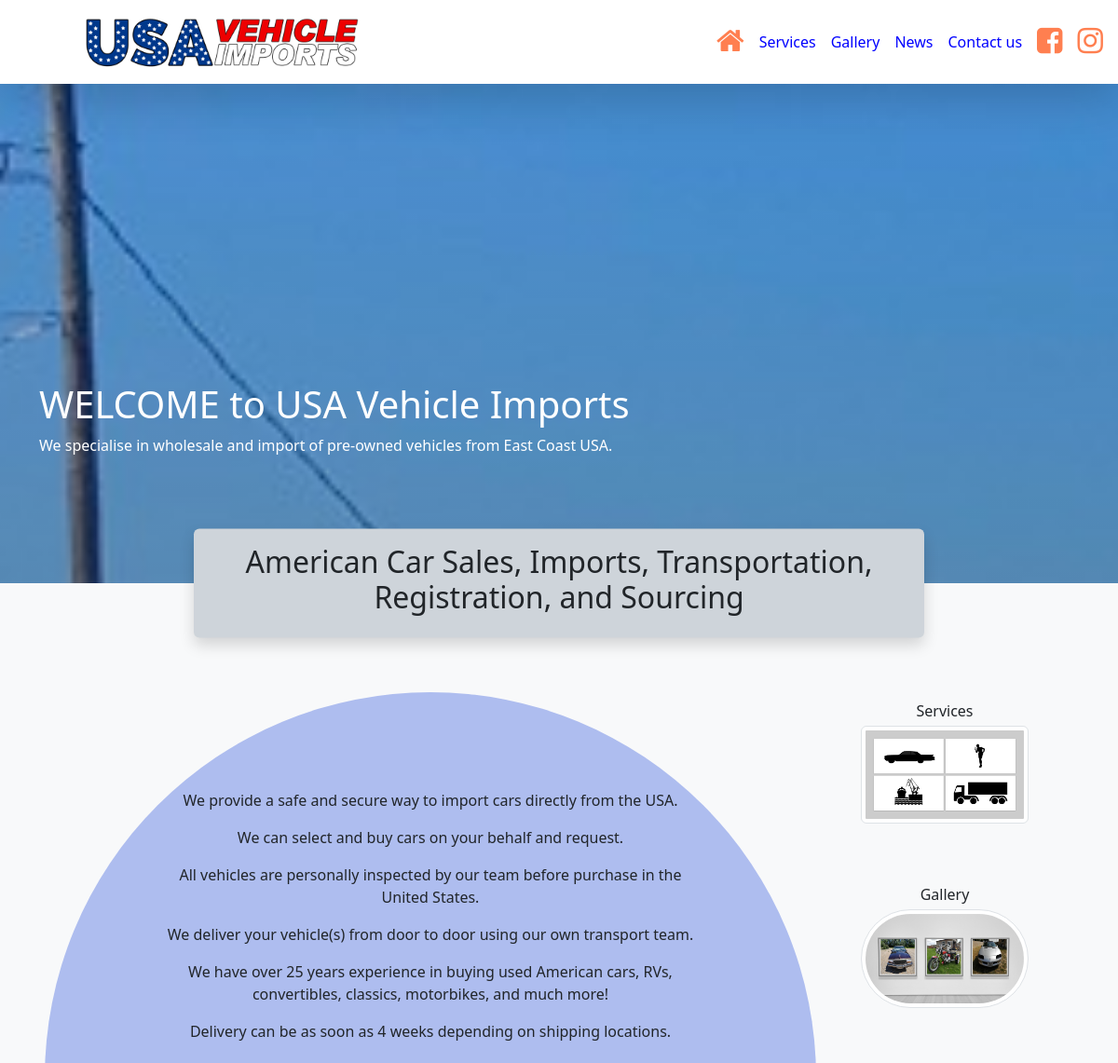
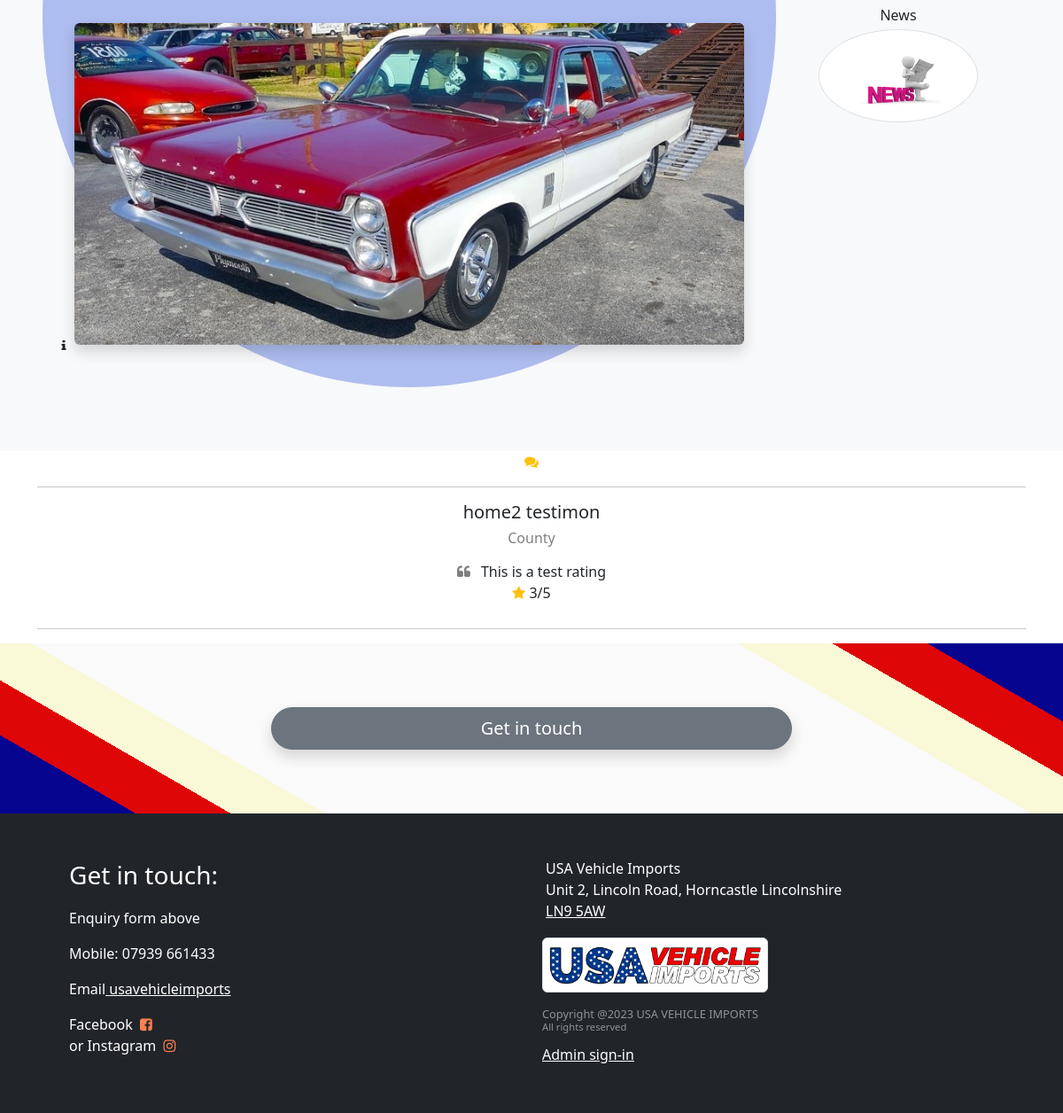
The page / on the database its author committed (2 pictures, top to bottom).
### frontapp/models.py (models this page shows, shortened)
class BusinessDetails(models.Model):
    business_name = models.CharField(max_length=100, blank=True)
    address_1stline = models.CharField(max_length=100, blank=True)
    address_2ndline = models.CharField(max_length=100, blank=True)
    address_town = models.CharField(max_length=100, blank=True)
    address_county = models.CharField(max_length=100, blank=True)
    address_postcode = models.CharField(max_length=20, blank=True)
    contact_phone = models.CharField(max_length=20, blank=True)
    contact_mobile = models.CharField(max_length=20, blank=True)
    contact_email = models.EmailField(max_length=100, blank=True)
    contact_name = models.CharField(max_length=100, blank=True)
    facebook = models.URLField(max_length=200, blank=True)
    instagram = models.URLField(max_length=200, blank=True)
    twitter = models.URLField(max_length=200, blank=True)
    linkedIn = models.URLField(max_length=200, blank=True)
    google_map_link = models.CharField(max_length=300,blank=True)
    business_logo =  models.ImageField(upload_to='images/other/', null=True)
    def  image_tag(self):
        return mark_safe('<img src="/../../media/%s" width="150" height="50" />' % (self.business_logo))
    image_tag.allow_tags = True
    class  Meta:
        verbose_name_plural  =  "Business Details"

class NavHTMLPage(models.Model):
    TITLE_CHOICES = [('Home','Home'),('Page2','Page2'),('Page3','Page3'),('Page4','Page4'),('Page5','Page5')]
    page = models.CharField(
        max_length=100,choices=TITLE_CHOICES,blank=True)
    title = models.CharField(
        max_length=100,blank=True)
    slug = models.SlugField(blank=True)
    fontAwesomeIcon = models.CharField(
        max_length=50,blank=True)
    description = models.CharField(
        max_length=100,blank=True)
    imageIcon = models.ImageField(
        upload_to='images/editableContent/', height_field=0, width_field=0,blank=True)
    class  Meta:
        verbose_name_plural  =  "NavHTMLPage"

class EditableStaticContent(models.Model):
    TITLE_CHOICES = [('HomeHero','HomeHero'),('Home','Home'),('Importing','Importing'),('Sourcing','Sourcing'),('Transportation','Transportation'),('GalleryHero','GalleryHero'),('GalleryBreaker','GalleryBreaker'),('GalleryExamplePics','GalleryExamplePics'),('NewsHero','NewsHero'),('',''),('','')]
    title = models.CharField(
        max_length=100,choices=TITLE_CHOICES,blank=True)
    slug = models.SlugField(blank=True)
    header = models.CharField(
        max_length=100,blank=True)
    subHeader = models.CharField(
        max_length=100,blank=True)
    badge = models.ImageField(upload_to='images/editableContent/', height_field=0,
        width_field=0,blank=True)
    shortDescription = models.CharField(
        max_length=200,blank=True)

class ESCParagraph(models.Model):
    paragraph = models.TextField(blank=True)
    editableStaticContentFk = models.ForeignKey(
        EditableStaticContent, related_name='escToPara_fk', on_delete=models.CASCADE, default=None)

class ESCImage(models.Model):
    images = models.ImageField(
        upload_to='images/editableContent/', height_field=0, width_field=0,blank=True)
    filename = models.CharField(
        max_length=100, null=True, blank=True, default='default.jpg')
    description = models.CharField(
        max_length=100,blank=True)
    editableStaticContentFk = models.ForeignKey(
        EditableStaticContent, related_name='escToImage_fk', on_delete=models.CASCADE, default=None)

class Testimonials(models.Model):
    name = models.CharField(max_length=50)
    address = models.CharField(max_length=50)
    quote = models.TextField()
    rate = models.PositiveIntegerField(
        default=0)
    class  Meta:
        verbose_name_plural  =  "Testimonials"

### frontapp/views.py (the view)
# urls.py: path('', views.HomeView.as_view(), name="Home"),
class HomeView(ListView):
    model = Testimonials
    context_object_name = "testimonial"
    template_name = "Home.html"
    def get_context_data(self, **kwargs):
        context = super(HomeView, self).get_context_data(**kwargs)
        try:
            context['testimonial'] = Testimonials.objects.all()[:3]
        except Testimonials.DoesNotExist:
            context['testimonial'] = None
        context['editableStaticContent'] = EditableStaticContent.objects.all()
        context['navHTMLPage'] = NavHTMLPage.objects.all()
        return context

### frontapp/custom_context_processors.py (called while the page is built, shortened)
def get_business_data(request):
    data = BusinessDetails.objects.all()
    navLink = NavHTMLPage.objects.all()
    context = {'data': data,'navLink':navLink}
    return context

def get_form_data(request):
    if request.method == "GET":
        form = ContactForm()
    else:
        form = ContactForm()
    context = {'form': form}
    return ( context)

### frontapp/templates/Home.html (shortened to what this page needs)
{% extends "Base.html" %}{% block content %} {% load static %}
{% for content in editableStaticContent %}
<header>
  {% if content.title == 'HomeHero' %}
  <div class="header-parallax fade-in">
    <div class="container">
      <div id="HomeHero" class="header-content">
        {% for para in content.escToPara_fk.all %}
        <h1>{{ content.header }}</h1>
        <p>{{ para.paragraph }}</p>
        {% endfor %}
      </div>
    </div>
  </div>
  {% endif %}
</header>
<section>
  {% if content.title == 'Home' %}
  <div class="container-fluid bg-light text-center">
    <div
      id="Home"
      class="col-md-8 p-3 bg-dark-subtle shadow position-relative top-0 start-50 translate-middle rounded-2"
    >
      <h2>{{ content.header }}</h2>
    </div>
    <div class="container-fluid px-lg-5">
      <div class="row row-cols-1 row-cols-sm-2 pb-lg-5">
        <div
          class="col-sm-9 pt-5 pb-5 px-4 mb-4 bg-danger-subtler rounded-pill px-xxl-5"
        >
          <div class="text-center rounded-5 px-2 pt-3 pt-md-5 px-md-5 pt-xl-2">
            <div class="text pt-5 px-5">
              {% for para in content.escToPara_fk.all %}
              <p>{{ para.paragraph }}</p>
              {% endfor %}
            </div>
          </div>
          <br />
          <div class="container-fluid position-relative">
            {% for image in content.escToImage_fk.all %}
            <img
              class="img-fluid mt-2 rounded-2 shadow"
              src="{{ image.images.url }}"
              alt="USA Vehicle Imports logo image"
            />
            <button
              type="button"
              class="btn btn-sm position-absolute top-100 start-0 translate-middle rounded-circle"
              data-bs-toggle="collapse"
              data-bs-target="#imageData"
              aria-expanded="false"
              aria-controls="imageData"
            >
              <i class="fa fa-info" aria-hidden="true"></i>
            </button>
            {% endfor %}
          </div>
        </div>
        <div class="col-12 col-sm-3 px-xl-5">
          <div class="row row-cols-3 row-cols-sm-1">
            {% for page in navHTMLPage %}
            {% if page.page == 'Page2' %}
            <div class="col-4 my-2 home-card link-effect">
              <div class="img-fluid">
                {% with pagetitle=page.title %}
                <a
                  class="nav-item nav-link"
                  href="{% url 'frontapp:'|add:pagetitle %}"
                  >{{ page.title }}<img
                    class="img-thumbnail mt-1 rounded-lg hover-effect"
                    src="{{ page.imageIcon.url}}" /></a
                >{% endwith %}
              </div>
            </div>
            {% endif %}{% endfor %}
            {% for page in navHTMLPage %}
            {% if page.page == 'Page3' %}
            <div class="col-4 my-2 home-card link-effect">
              <div class="img-fluid">
                {% with pagetitle=page.title %}
                <a
                  class="nav-item nav-link"
                  href="{% url 'frontapp:'|add:pagetitle %}"
                  >{{ page.title }}<img
                    class="img-thumbnail mt-1 rounded-pill hover-effect"
                    src="{{ page.imageIcon.url}}" /></a
                >{% endwith %}
              </div>
            </div>
            {% endif %}{% endfor %} {% for page in navHTMLPage %}
            {% if page.page == 'Page4' %}
            <div class="col-4 my-2 home-card link-effect">
              <div class="img-fluid">
                {% with pagetitle=page.title %}
                <a
                  class="nav-item nav-link"
                  href="{% url 'frontapp:'|add:pagetitle %}"
                  >{{ page.title }}<img
                    class="img-thumbnail mt-1 rounded-circle hover-effect"
                    src="{{ page.imageIcon.url}}" /></a
                >{% endwith %}
              </div>
            </div>
            {% endif %}{% endfor %}
          </div>
        </div>
      </div>
    </div>
  </div>
  {% endif %}
</section>
{% endfor %} {% if testimonial %}
<section>{% include 'includes/testimonial.html' %}</section>
{% endif %} {% endblock content %}

### frontapp/templates/includes/nav.html (shortened to what this page needs)
{% load static %} {% for data in data %}
<nav
  class="navbar navbar-expand-lg sticky-top p-2 bg-white shadow-lg"
  method="GET"
>
  <div class="container-md w-50 p-0">
    <a class="navbar-brand m-0" href="/">
      <img
        class="img-fluid"
        src="{{ data.business_logo.url }}"
        width="300"
        alt="USA Vehicle Imports logo"
      />
    </a>
  </div>
  <div class="d-flex align-items-center">
    <div class="navbar-collapse collapse" id="navbarNav">
      <ul class="nav navbar-nav align-items-center">
        {% for page in navLink %}
        {% with pagetitle=page.title %}
        {% if page.fontAwesomeIcon %}
        <li>
          <a
            class="nav-item nav-link"
            target="_blank"
            style="color: coral"
            title="{{ page.title }}"
            href="{% url 'frontapp:'|add:pagetitle %}"
            ><i class="{{ page.fontAwesomeIcon }} fa-2x"></i>
          </a>
        </li>
        {% else %}
        <li>
          <a
            class="nav-item nav-link"
            href="{% url 'frontapp:'|add:pagetitle %}"
            >{{ page.title }}</a
          >
        </li>
        {% endif %} {% endwith %}{% endfor %}
        <li>
          <a class="nav-item nav-link" href="#contactUs">Contact us</a>
        </li>
        {% if data.facebook %}
        <li>
          <a
            class="nav-item nav-link"
            target="_blank"
            style="color: coral"
            title="Instagram"
            href="{{ data.facebook }}"
          >
            <i class="fa fa-facebook-square fa-2x"></i
          ></a>
        </li>
        {% endif %}{% if data.instagram %}
        <li>
          <a
            class="nav-item nav-link"
            target="_blank"
            style="color: coral"
            title="Instagram"
            href="{{ data.instagram }}"
          >
            <i class="fa fa-instagram fa-2x"></i
          ></a>
        </li>
        {% endif %}
      </ul>
    </div>
    {% endfor %}
  </div>
</nav>

### frontapp/templates/includes/testimonial.html (shortened to what this page needs)
<div class="container" method="GET">
  <div class="row row-cols-1">
    <div
      id="testimonial-carousel"
      class="carousel slide carousel-fade"
      data-bs-ride="carousel"
      data-bs-interval="10000"
    >
      <div class="carousel-inner">
        {% for testim in testimonial %}
        <div
          data-bs-interval="10000"
          class="carousel-item {% if forloop.first %} active {% endif %}"
        >
          <div class="col-12">
            <div class="col text-center">
              <i class="fa fa-comments text-warning"></i>
              <hr />
              <h5 class="mb-2">{{ testim.name }}</h5>
              <h6 class="mb-3 text-black-50">{{ testim.address }}</h6>
              <div class="px-xl-3">
                <i class="fa fa-quote-left pe-2 text-black-50"></i>
                <span>{{ testim.quote }} </span>
              </div>
              <div class="px-xl-3">
                <i class="fa fa-star mx-auto mb-3 text-warning"></i>
                <span>{{ testim.rate }}/5 </span>
              </div>
              <hr />
            </div>
          </div>
        </div>
        {% endfor %}
      </div>
      <button
        class="carousel-control-prev"
        type="button"
        data-bs-target="#testimonial-carousel"
        data-bs-slide="prev"
      >
        <span class="carousel-control-prev-icon" aria-hidden="true"></span>
      </button>
      <button
        class="carousel-control-next"
        type="button"
        data-bs-target="#testimonial-carousel"
        data-bs-slide="next"
      >
        <span class="carousel-control-next-icon" aria-hidden="true"></span>
      </button>
    </div>
  </div>
</div>

### frontapp/templates/includes/footer.html (shortened to what this page needs)
 {% load static %}
<footer class="bg-dark text-white">
    <div class="container p-5">
        <div class="row row-cols-1 row-cols-sm-2 justify-content-center">
            <div class="col" >
                <p class="fs-3">Get in touch:</p>
                <p>Enquiry form above</a></p>
                {% for data in data %}
                {% if data %}
                {% if data.contact_mobile %}
                <p>Mobile: {{ data.contact_mobile }}</p>
                {% endif %}
                <p>Email<a href="mailto:{{ data.contact_email }}"> usavehicleimports</a></p>
                {% endif %}
                <p>
                    {% if data.facebook %}
                    <a class="nav-item nav-link"
                     title="Facebook" target="_blank" href="{{ data.facebook }}">Facebook <i class="fa fa-facebook-square mx-1" style="color: coral"></i
                        ></a>
                        {% endif %}   {% if data.instagram %}
                    <a class="nav-item nav-link" title="Instagram" target="_blank" href="{{ data.instagram }}">or Instagram <i class="fa fa-instagram mx-1" style="color: coral"></i
                        ></a>
                        {% endif %}
                </p>
            </div>
            <div class="col lh-1">
                {% if data %}
                <p class="m-1 lh-sm">{{ data.business_name }}</p>
                <p class="m-1 lh-sm">
                    {{ data.address_1stline }},
                    {{ data.address_2ndline }},
                    {{ data.address_town }}
                    {{ data.address_county }}
                </p>
                <p class="m-1 lh-sm">
                    <a href="{{ data.google_map_link }}"
                    target="_blank">
                        {{ data.address_postcode }}
                    </a>
                </p>
                {% endif %}
                <a class="navbar-brand" href="#">
                    <img class="img-thumbnail mt-3 mb-3 w-50" src="{{ data.business_logo.url }}" alt="USA Vehicle Imports logo">
                </a>
                <div class="text-sm-start lh-sm text-white-50">
                    <p class="m-0 p-0 fw-light" style="font-size: 0.8rem;">
                        {% now "Y" as curr_yr %}
                        Copyright @{{ curr_yr }}
                        <span class="text-uppercase">{{ data.business_name }}</span></p>
                    <p class="fw-lighter" style="font-size: 0.7rem;">All rights reserved</p>
                </div>
                {% endfor %}
                <a href="{% url 'admin:index' %}">Admin sign-in</a>
            </div>
        </div>
    </div>
</footer>

### static/css/style.css (style rules this page uses)
.bg-danger-subtler { background: linear-gradient( rgb(174, 189, 239), rgb(174, 189, 239) ) }
.fade-in { animation-name: fade-in-slow; animation-duration: 1s; animation-timing-function: ease-in-out; }
.header-parallax { background: #000; background: linear-gradient( rgb(0,0,0,0.1), rgb(0,0,0,0.7) ), url('../images/home/banner-1.jpg'); background-attachment: fixed; background-position: center; background-repeat: no-repeat; background-size: cover; }
.header-content { padding: 320px 0 120px 0; color: white; }
.navbar-collapse ul li a { color: blue; }
footer a { color: white; }
.home-card { width: 100%; }
.hover-effect { transition: all 1s ease-in; -moz-transition: all 1s ease-in; }
.carousel-fade .carousel-item { transition-delay: 0.9s; transition-duration: 1.5s; }

### rows shown on the page
BusinessDetails: business_logo (picture), contact_mobile "07939 661433", business_name "USA Vehicle Imports", address_1stline "Unit 2", address_2ndline "Lincoln Road", address_town "Horncastle", address_county "Lincolnshire", address_postcode "LN9 5AW", curr_yr "2023", business_name "USA VEHICLE IMPORTS"
NavHTMLPage: title "Services", imageIcon (picture)
NavHTMLPage: title "Gallery", imageIcon (picture)
NavHTMLPage: title "News", imageIcon (picture)
EditableStaticContent: header "WELCOME to USA Vehicle Imports"
ESCParagraph: paragraph "We specialise in wholesale and import of pre-owned vehicles from East Coast USA."
EditableStaticContent: header "American Car Sales, Imports, Transportation, Registration, and Sourcing"
ESCParagraph: paragraph "We provide a safe and secure way to import cars directly from the USA."
ESCParagraph: paragraph "We can select and buy cars on your behalf and request."
ESCParagraph: paragraph "All vehicles are personally inspected by our team before purchase in the United States."
ESCParagraph: paragraph "We deliver your vehicle(s) from door to door using our own transport team."
ESCParagraph: paragraph "We have over 25 years experience in buying used American cars, RVs, convertibles, classics, motorbikes, and much more!"
ESCParagraph: paragraph "Delivery can be as soon as 4 weeks depending on shipping locations."
ESCImage: images (picture)
Testimonials: name "home2 testimon", address "County", quote "This is a test rating", rate "3"
